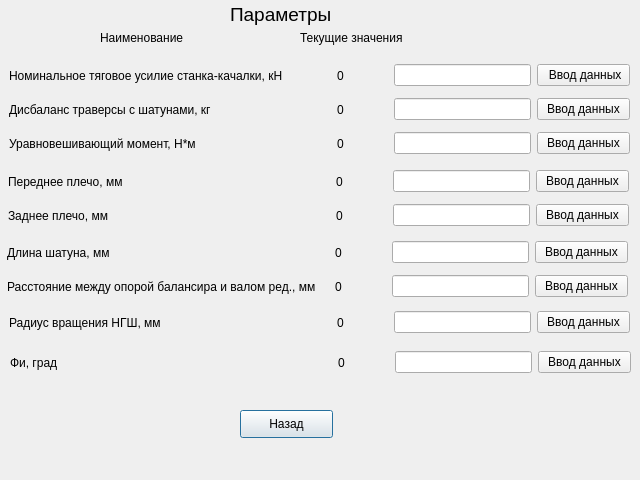
<?xml version="1.0" encoding="UTF-8"?>
<ui version="4.0">
 <class>Parameter</class>
 <widget class="QDialog" name="Parameter">
  <property name="geometry">
   <rect>
    <x>0</x>
    <y>0</y>
    <width>640</width>
    <height>480</height>
   </rect>
  </property>
  <property name="windowTitle">
   <string>Dialog</string>
  </property>
  <widget class="QLabel" name="label">
   <property name="geometry">
    <rect>
     <x>230</x>
     <y>0</y>
     <width>119</width>
     <height>28</height>
    </rect>
   </property>
   <property name="font">
    <font>
     <pointsize>14</pointsize>
    </font>
   </property>
   <property name="text">
    <string>Параметры</string>
   </property>
  </widget>
  <widget class="QLabel" name="label_14">
   <property name="geometry">
    <rect>
     <x>100</x>
     <y>30</y>
     <width>101</width>
     <height>16</height>
    </rect>
   </property>
   <property name="text">
    <string>Наименование</string>
   </property>
  </widget>
  <widget class="QLabel" name="label_15">
   <property name="geometry">
    <rect>
     <x>300</x>
     <y>30</y>
     <width>131</width>
     <height>16</height>
    </rect>
   </property>
   <property name="text">
    <string>Текущие значения</string>
   </property>
  </widget>
  <widget class="QPushButton" name="pushButton">
   <property name="geometry">
    <rect>
     <x>240</x>
     <y>410</y>
     <width>93</width>
     <height>28</height>
    </rect>
   </property>
   <property name="text">
    <string>Назад</string>
   </property>
  </widget>
  <widget class="QWidget" name="layoutWidget">
   <property name="geometry">
    <rect>
     <x>9</x>
     <y>97</y>
     <width>621</width>
     <height>25</height>
    </rect>
   </property>
   <layout class="QHBoxLayout" name="horizontalLayout_2">
    <item>
     <widget class="QLabel" name="label_3">
      <property name="text">
       <string>Дисбаланс траверсы с шатунами, кг</string>
      </property>
     </widget>
    </item>
    <item>
     <widget class="QLabel" name="label_ui_vd">
      <property name="maximumSize">
       <size>
        <width>51</width>
        <height>16777215</height>
       </size>
      </property>
      <property name="text">
       <string>0</string>
      </property>
     </widget>
    </item>
    <item>
     <widget class="QLineEdit" name="lineEdit_vd">
      <property name="maximumSize">
       <size>
        <width>137</width>
        <height>16777215</height>
       </size>
      </property>
     </widget>
    </item>
    <item>
     <widget class="QPushButton" name="pushButton_vd">
      <property name="maximumSize">
       <size>
        <width>93</width>
        <height>16777215</height>
       </size>
      </property>
      <property name="text">
       <string>Ввод данных</string>
      </property>
     </widget>
    </item>
   </layout>
  </widget>
  <widget class="QWidget" name="layoutWidget">
   <property name="geometry">
    <rect>
     <x>9</x>
     <y>310</y>
     <width>621</width>
     <height>25</height>
    </rect>
   </property>
   <layout class="QHBoxLayout" name="horizontalLayout_9">
    <item>
     <widget class="QLabel" name="label_20">
      <property name="text">
       <string>Радиус вращения НГШ, мм</string>
      </property>
     </widget>
    </item>
    <item>
     <widget class="QLabel" name="label_ui_r">
      <property name="maximumSize">
       <size>
        <width>51</width>
        <height>16777215</height>
       </size>
      </property>
      <property name="text">
       <string>0</string>
      </property>
     </widget>
    </item>
    <item>
     <widget class="QLineEdit" name="lineEdit_r">
      <property name="maximumSize">
       <size>
        <width>137</width>
        <height>16777215</height>
       </size>
      </property>
     </widget>
    </item>
    <item>
     <widget class="QPushButton" name="pushButton_r">
      <property name="maximumSize">
       <size>
        <width>93</width>
        <height>16777215</height>
       </size>
      </property>
      <property name="text">
       <string>Ввод данных</string>
      </property>
     </widget>
    </item>
   </layout>
  </widget>
  <widget class="QWidget" name="layoutWidget">
   <property name="geometry">
    <rect>
     <x>10</x>
     <y>350</y>
     <width>621</width>
     <height>25</height>
    </rect>
   </property>
   <layout class="QHBoxLayout" name="horizontalLayout_10">
    <item>
     <widget class="QLabel" name="label_22">
      <property name="text">
       <string>Фи, град</string>
      </property>
     </widget>
    </item>
    <item>
     <widget class="QLabel" name="label_ui_fi">
      <property name="maximumSize">
       <size>
        <width>51</width>
        <height>16777215</height>
       </size>
      </property>
      <property name="text">
       <string>0</string>
      </property>
     </widget>
    </item>
    <item>
     <widget class="QLineEdit" name="lineEdit_fi">
      <property name="maximumSize">
       <size>
        <width>137</width>
        <height>16777215</height>
       </size>
      </property>
     </widget>
    </item>
    <item>
     <widget class="QPushButton" name="pushButton_fi">
      <property name="maximumSize">
       <size>
        <width>93</width>
        <height>16777215</height>
       </size>
      </property>
      <property name="text">
       <string>Ввод данных</string>
      </property>
     </widget>
    </item>
   </layout>
  </widget>
  <widget class="QWidget" name="layoutWidget">
   <property name="geometry">
    <rect>
     <x>9</x>
     <y>131</y>
     <width>621</width>
     <height>25</height>
    </rect>
   </property>
   <layout class="QHBoxLayout" name="horizontalLayout_3">
    <item>
     <widget class="QLabel" name="label_4">
      <property name="text">
       <string>Уравновешивающий момент, Н*м</string>
      </property>
     </widget>
    </item>
    <item>
     <widget class="QLabel" name="label_ui_m_ur">
      <property name="maximumSize">
       <size>
        <width>51</width>
        <height>16777215</height>
       </size>
      </property>
      <property name="text">
       <string>0</string>
      </property>
     </widget>
    </item>
    <item>
     <widget class="QLineEdit" name="lineEdit_m_ur">
      <property name="maximumSize">
       <size>
        <width>137</width>
        <height>16777215</height>
       </size>
      </property>
     </widget>
    </item>
    <item>
     <widget class="QPushButton" name="pushButton_m_ur">
      <property name="maximumSize">
       <size>
        <width>93</width>
        <height>16777215</height>
       </size>
      </property>
      <property name="text">
       <string>Ввод данных</string>
      </property>
     </widget>
    </item>
   </layout>
  </widget>
  <widget class="QWidget" name="layoutWidget">
   <property name="geometry">
    <rect>
     <x>9</x>
     <y>63</y>
     <width>621</width>
     <height>25</height>
    </rect>
   </property>
   <layout class="QHBoxLayout" name="horizontalLayout">
    <item>
     <widget class="QLabel" name="label_2">
      <property name="text">
       <string>Номинальное тяговое усилие станка-качалки, кН</string>
      </property>
     </widget>
    </item>
    <item>
     <widget class="QLabel" name="label_ui_f">
      <property name="maximumSize">
       <size>
        <width>51</width>
        <height>16777215</height>
       </size>
      </property>
      <property name="layoutDirection">
       <enum>Qt::LeftToRight</enum>
      </property>
      <property name="text">
       <string>0</string>
      </property>
     </widget>
    </item>
    <item>
     <widget class="QLineEdit" name="lineEdit_f">
      <property name="maximumSize">
       <size>
        <width>137</width>
        <height>16777215</height>
       </size>
      </property>
     </widget>
    </item>
    <item>
     <widget class="QPushButton" name="pushButton_f">
      <property name="maximumSize">
       <size>
        <width>93</width>
        <height>16777215</height>
       </size>
      </property>
      <property name="text">
       <string> Ввод данных</string>
      </property>
     </widget>
    </item>
   </layout>
  </widget>
  <widget class="QWidget" name="layoutWidget">
   <property name="geometry">
    <rect>
     <x>7</x>
     <y>240</y>
     <width>621</width>
     <height>25</height>
    </rect>
   </property>
   <layout class="QHBoxLayout" name="horizontalLayout_7">
    <item>
     <widget class="QLabel" name="label_17">
      <property name="text">
       <string>Длина шатуна, мм</string>
      </property>
     </widget>
    </item>
    <item>
     <widget class="QLabel" name="label_ui_p">
      <property name="maximumSize">
       <size>
        <width>51</width>
        <height>16777215</height>
       </size>
      </property>
      <property name="text">
       <string>0</string>
      </property>
     </widget>
    </item>
    <item>
     <widget class="QLineEdit" name="lineEdit_p">
      <property name="maximumSize">
       <size>
        <width>137</width>
        <height>16777215</height>
       </size>
      </property>
     </widget>
    </item>
    <item>
     <widget class="QPushButton" name="pushButton_p">
      <property name="maximumSize">
       <size>
        <width>93</width>
        <height>16777215</height>
       </size>
      </property>
      <property name="text">
       <string>Ввод данных</string>
      </property>
     </widget>
    </item>
   </layout>
  </widget>
  <widget class="QWidget" name="layoutWidget">
   <property name="geometry">
    <rect>
     <x>8</x>
     <y>169</y>
     <width>621</width>
     <height>25</height>
    </rect>
   </property>
   <layout class="QHBoxLayout" name="horizontalLayout_5">
    <item>
     <widget class="QLabel" name="label_6">
      <property name="text">
       <string>Переднее плечо, мм</string>
      </property>
     </widget>
    </item>
    <item>
     <widget class="QLabel" name="label_ui_a">
      <property name="maximumSize">
       <size>
        <width>51</width>
        <height>16777215</height>
       </size>
      </property>
      <property name="text">
       <string>0</string>
      </property>
     </widget>
    </item>
    <item>
     <widget class="QLineEdit" name="lineEdit_a">
      <property name="maximumSize">
       <size>
        <width>137</width>
        <height>16777215</height>
       </size>
      </property>
     </widget>
    </item>
    <item>
     <widget class="QPushButton" name="pushButton_a">
      <property name="maximumSize">
       <size>
        <width>93</width>
        <height>16777215</height>
       </size>
      </property>
      <property name="text">
       <string>Ввод данных</string>
      </property>
     </widget>
    </item>
   </layout>
  </widget>
  <widget class="QWidget" name="layoutWidget">
   <property name="geometry">
    <rect>
     <x>8</x>
     <y>203</y>
     <width>621</width>
     <height>25</height>
    </rect>
   </property>
   <layout class="QHBoxLayout" name="horizontalLayout_6">
    <item>
     <widget class="QLabel" name="label_7">
      <property name="text">
       <string>Заднее плечо, мм</string>
      </property>
     </widget>
    </item>
    <item>
     <widget class="QLabel" name="label_ui_c">
      <property name="maximumSize">
       <size>
        <width>51</width>
        <height>16777215</height>
       </size>
      </property>
      <property name="text">
       <string>0</string>
      </property>
     </widget>
    </item>
    <item>
     <widget class="QLineEdit" name="lineEdit_c">
      <property name="maximumSize">
       <size>
        <width>137</width>
        <height>16777215</height>
       </size>
      </property>
     </widget>
    </item>
    <item>
     <widget class="QPushButton" name="pushButton_c">
      <property name="maximumSize">
       <size>
        <width>93</width>
        <height>16777215</height>
       </size>
      </property>
      <property name="text">
       <string>Ввод данных</string>
      </property>
     </widget>
    </item>
   </layout>
  </widget>
  <widget class="QWidget" name="layoutWidget">
   <property name="geometry">
    <rect>
     <x>7</x>
     <y>274</y>
     <width>621</width>
     <height>25</height>
    </rect>
   </property>
   <layout class="QHBoxLayout" name="horizontalLayout_8">
    <item>
     <widget class="QLabel" name="label_16">
      <property name="text">
       <string>Расстояние между опорой балансира и валом ред., мм</string>
      </property>
     </widget>
    </item>
    <item>
     <widget class="QLabel" name="label_ui_k">
      <property name="maximumSize">
       <size>
        <width>51</width>
        <height>16777215</height>
       </size>
      </property>
      <property name="text">
       <string>0</string>
      </property>
     </widget>
    </item>
    <item>
     <widget class="QLineEdit" name="lineEdit_k">
      <property name="maximumSize">
       <size>
        <width>137</width>
        <height>16777215</height>
       </size>
      </property>
     </widget>
    </item>
    <item>
     <widget class="QPushButton" name="pushButton_k">
      <property name="maximumSize">
       <size>
        <width>93</width>
        <height>16777215</height>
       </size>
      </property>
      <property name="text">
       <string>Ввод данных</string>
      </property>
     </widget>
    </item>
   </layout>
  </widget>
 </widget>
 <resources/>
 <connections/>
</ui>
